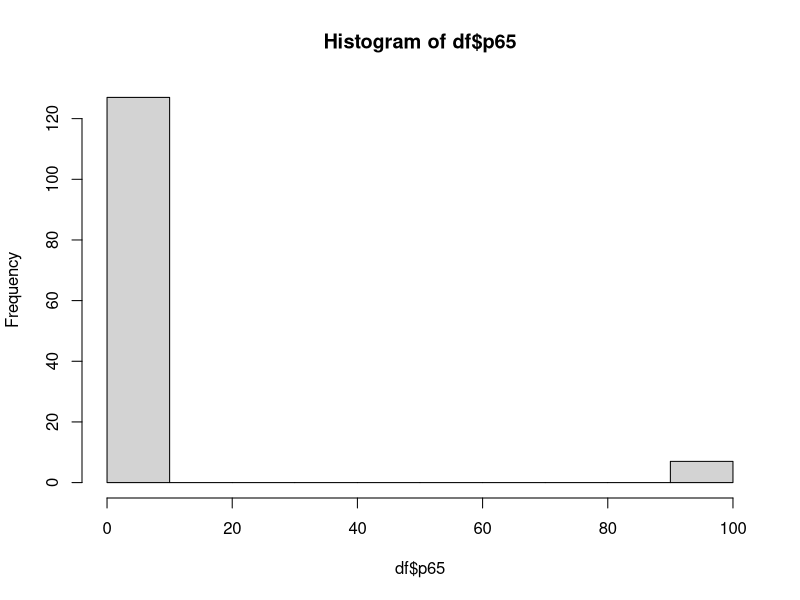
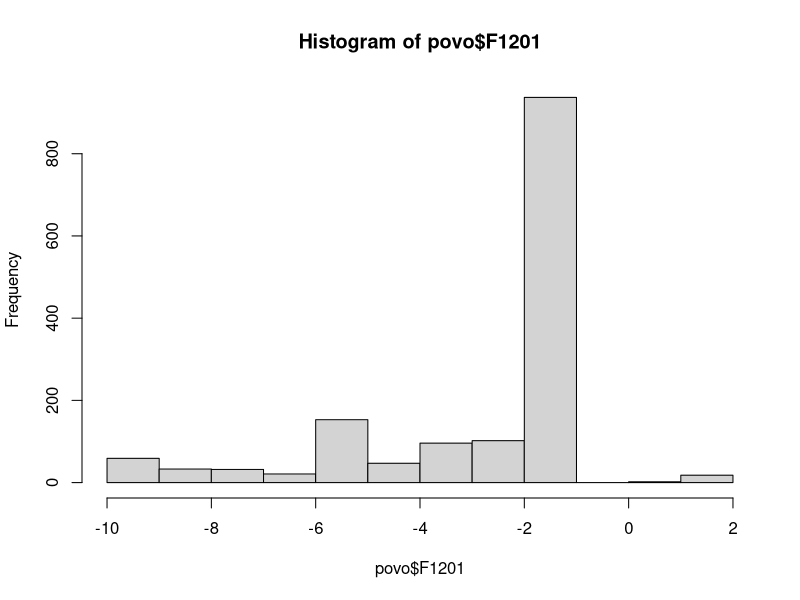
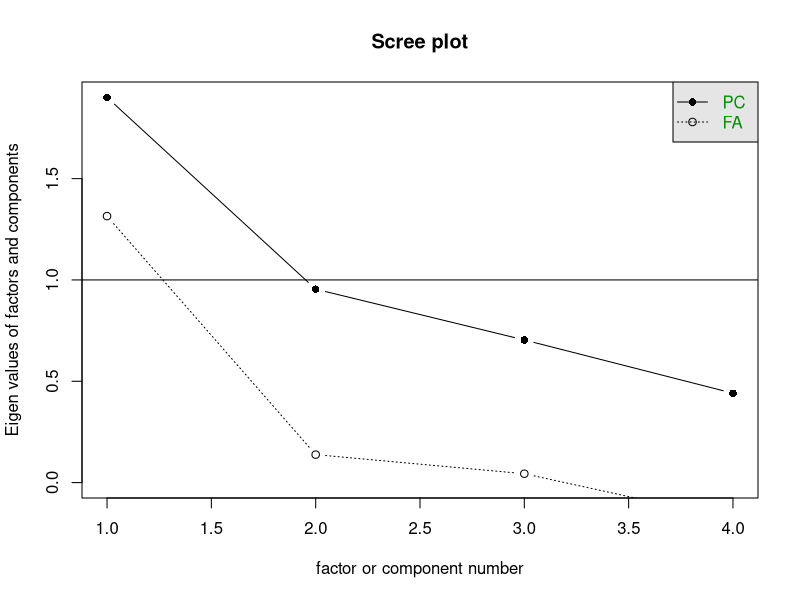

The R script that drew these images, in order: (Note: this script raises an error after producing the figures.)
#2005-2006
library(dplyr)
library(ggplot2)
library(gridExtra)
library(readr)
library(labelled)
library(psych)
library(lavaan)
library(semTools)
rm(list=ls())
povo <- read_csv("df5.csv")
povo$E179WVS[is.na(povo$E179WVS)] <- -55
table(povo$E179WVS)# abaixo os com mais de 20 , falta ver se tem pelo menos 3 deputados
#partidos WVS
#76001	BRA:Brazilian Democratic Movement = + q 20
#76002	BRA:Workers´ Party = + q 20
#76003	BRA:Brazilian Social Democracy Party = + q 20
#76004	BRA:Democratic Labour Party = + q 20
#76006	BRA:Liberal Front / Democrats = + q 20
#76007	BRA:Brazilian Labour Party = + q 20
#76010  BRA: Green Party -= + q 20 - NÃO TEM DEPUTADOS SUFICIE
#76009	BRA:Communist Party of Brazil = + q 20 - MAS NÃO TEM DEPUTADOS SUFICIE
#76029	BRA:Socialism and Liberty Party = + q 20 - MAS NÃO TEM DEPUTADOS SUFICIE
library(haven)
dffull <-read_sav("BASEDATOS_BRASIL_55.sav")
df <- remove_labels(dffull)
print(dffull$partido)
table(df$partido)#abaixo mais q três
#1    PT = + q 3 
#2  PMDB = + q 3
#3   PFL = + q 3
#4    PP = + q 3- MAS NÃO TEM POVO SUFICIE
#5   PTB = + q 3
#6  PSDB = + q 3
#7    PL = + q 3 - MAS NÃO TEM POVO SUFICIE
#8   PPS = + q 3 - MAS NÃO TEM POVO SUFICIE
#9   PSB = + q 3 - MAS NÃO TEM POVO SUFICIE
#10   PDT = + q 3

df$partido -> df$partido_formatoriginal
#publico
povo$partido <- NA
povo$partido[povo$E179WVS == 76001] <- "PMDB"
povo$partido[povo$E179WVS == 76002] <- "PT"
povo$partido[povo$E179WVS == 76003] <- "PSDB"
povo$partido[povo$E179WVS == 76004] <- "PDT"
povo$partido[povo$E179WVS == 76006] <- "PFL"
povo$partido[povo$E179WVS == 76007] <- "PTB"
table(povo$partido, useNA = "always")
#elite
df$partido <- NA
# Substituindo valores específicos de acordo com a tabela fornecida
df$partido[df$partido_formatoriginal == 2] <- "PMDB"
df$partido[df$partido_formatoriginal == 1] <- "PT"
df$partido[df$partido_formatoriginal == 6] <- "PSDB"
df$partido[df$partido_formatoriginal == 10] <- "PDT"
df$partido[df$partido_formatoriginal == 3] <- "PFL"
df$partido[df$partido_formatoriginal == 5] <- "PTB"
table(df$partido, useNA="always")

table(povo$E036)
# Recodificação recodifiquei 1 e 2 como 1; 3 e 4 como 2; 5 e 6 como 3; 7 e 8 como 4; e 9 e 10 como 5
str(povo$E036)
povo$E036 <- cut(povo$E036, breaks = c(0, 2, 4, 6, 8, 10), labels = c(1, 2, 3, 4, 5), include.lowest = TRUE)
table(povo$E036)
#OBS
#Obs no arquivo criar base
#print(df7$E036)#valores positivos proESTADO - inverter!
povo$E036 <- as.numeric(povo$E036)
table(povo$E036, useNA = "always")
summary(povo$E036)
-1*povo$E036 -> povo$proMercado
print(dffull$p28)#nao tem missing
df$proMercado <- df$p28
df$proMercado <- scales::rescale(df$proMercado, to = c(0, 1))
povo$proMercado <- scales::rescale(povo$proMercado, to = c(0, 1))
table(df$proMercado, useNA = "always")
table(povo$proMercado, useNA = "always")
summary(df$proMercado)
summary(povo$proMercado)
#fundamentalismo
print(dffull$p60b)#10 máxima religiosidade-- posicao fundamentalista
print(dffull$p64)#10 posição liberal - SEM NA (divórcio) # 
print(dffull$p65)#10 contra aborto - posicao fundamentalista


hist(df$p65)

povo$F1201 <- -1*povo$F120
hist(povo$F1201)
df$p65[df$p65==99]<-NA
df$p64[df$p64== 99]<-NA
df$p64 <- -1*df$p64#inverter
df$p60b#NA já cadastrados
summary(df$p64)#poucos NA
summary(df$p65)#poucos NA
summary(df$p60b)#Muitos NAS nao usar 


df <- subset(df, select=c(p60b,p64,p65,proMercado,partido))#remover NAS
summary(df)
df->dffull
complete5 <- function(...) {
  study <- dffull %>%
    select(...)
  
  return(study[complete.cases(study),])
}

df <- complete5(p60b,p64,p65,proMercado,partido)#como nao tem NA no proMercado
summary(df)
scree(df[,1:4])
pcaelite <-psych::principal(df[,1:4],2)
pcaelite#PRA TESTAR

model <- '
  # Especificação do modelo fatorial
  LiberalFundamentalismo =~ p60b + p64 + p65
 
  # Especificação das variâncias dos erros
  p60b ~~ p60b
  p64 ~~ p64
  p65 ~~ p65


'
# Ajuste do modelo de CFA
fit <- cfa(model, data = df)

summary(fit)
semTools::fitmeasures(fit, c("tli", "cfi", "rmsea", "srmr"))#
scores <- lavPredict(fit)
scores[,1] -> df$fundamentalismo
#

rm(model,scores,fit)
table(df$partido)
df <- subset(df, select=c(partido,proMercado,fundamentalismo))
df$partido <- as.factor(df$partido)
df$fundamentalismo <- scales::rescale(df$fundamentalismo, to = c(0, 1))
#

povo <- subset(povo, select=c(F118,F120,F028,F121,proMercado,partido))
summary(povo)
table(povo$F118)
povo$F118[povo$F118<0]<-NA
povo$F120[povo$F120<0]<-NA
povo$F121[povo$F121<0]<-NA
povo$F028[povo$F028<0]<-NA



#ver sentido das questões
#Obs no arquivo criar base
#sentidos originais das questões
#print(df7$F118)#liberal (valores positivos)CasGay
#print(df7$F120)#liberal (valores positivos)Aborto
#print(df7$F028)#valores positivos pouca religiosidade
#print(df7$F121)#valores positivos liberal (divorce)
#todos os valores positivos são liberal, basta inverter no score
#inverter no score(lembrete 1)


povofull <- povo


complete52 <- function(...) {
  study <- povofull %>%
    select(...)
  
  return(study[complete.cases(study),])
}

povo <- complete52(F118,F120,F028,F121,proMercado,partido)#como nao tem NA no proMercado
summary(povo)


scree(povo[,1:5])

pcapovo <-psych::principal(povo[,1:5],2)

pcapovo

model <- '
  # Especificação do modelo fatorial
  LiberalFundamentalismo =~ F118+F120+F028+F121

  # Especificação das variâncias dos erros
  F118 ~~ F118
  F121 ~~ F121
  F028 ~~ F028
  F120 ~~ F120

'
# Ajuste do modelo de CFA
fit <- cfa(model, data = povo)

summary(fit)
semTools::fitmeasures(fit, c("tli", "cfi", "rmsea", "srmr"))#
scores <- lavPredict(fit)
povo$fundamentalismo <- -1*scores[,1]#inverter (lembrete 1)
#

rm(model,scores,fit)
table(povo$partido)
povo <- subset(povo, select=c(partido,proMercado,fundamentalismo))
povo$partido <- as.factor(povo$partido)
povo$fundamentalismo <- scales::rescale(povo$fundamentalismo, to = c(0, 1))

#

#descritivas
pcapovo
pcaelite
#povo
summary(povo)


#
#elite
summary(df)


#comparador medias e medianas
#media
tapply(povo$proMercado, povo$partido, mean)#povo
tapply(df$proMercado, df$partido, mean)#elite
#mediana
tapply(povo$proMercado, povo$partido, median)#povo
tapply(df$proMercado, df$partido, median)#elite

#media
tapply(povo$fundamentalismo, povo$partido, mean)#povo
tapply(df$fundamentalismo, df$partido, mean)#elite
#mediana
tapply(povo$fundamentalismo, povo$partido, median)#povo
tapply(df$fundamentalismo, df$partido, median)#elite

#microgap



#
#macro gap proMercado
mean_povo_proMercado <- mean(povo$proMercado)
mean_elite_proMercado <- mean(df$proMercado)
macroGap_proMercado <- abs(mean_povo_proMercado-mean_elite_proMercado)
macroGap_proMercado#

# macro de cada partido
partidos <- unique(df$partido)

macroGap_proMercado <- sapply(partidos, function(partido) {
  mean_povo_proMercado <- mean(povo$proMercado[povo$partido == partido])
  mean_elite_proMercado <- mean(df$proMercado[df$partido == partido])
  abs(mean_povo_proMercado - mean_elite_proMercado)
})

result <- data.frame(partido = partidos, macroGap_proMercado = macroGap_proMercado)

#só aqui, verificação de se a função sapply deu certo
print(result)#3    PSDB         0.01006494
psdb_df <- subset(df, partido == "PSDB") #fiz um manual para testar se minha função sapply deu certo
psdb_povo <- subset(povo, partido == "PSDB")
mean_psdb_povo_proMercado <- mean(psdb_povo$proMercado)
mean_elite_psdb_proMercado <- mean(psdb_df$proMercado)
macroGap_psdb_proMercado <- abs(mean_psdb_povo_proMercado-mean_elite_psdb_proMercado)
macroGap_psdb_proMercado# [1] 0.01006494 ;  bateu? Si, usar a função nas próximas situações



# Resultado
print(result)#aqui!

#microGap proMercado
povo$microGap_proMercado <- abs(povo$proMercado - mean_elite_proMercado)
mean(povo$microGap_proMercado)
# Calcular a média de povo$microGap_proMercado por povo$partido
mean_microgap_by_partido_proMercado <- tapply(povo$microGap_proMercado, povo$partido, mean)

# Resultado
print(mean_microgap_by_partido_proMercado)#aqui!

summary(povo$microGap_proMercado)#descritivas

#macro gap fundamentalismo
mean_povo_fundamentalismo <- mean(povo$fundamentalismo)
mean_elite_fundamentalismo <- mean(df$fundamentalismo)
macroGap_fundamentalismo <- abs(mean_povo_fundamentalismo-mean_elite_fundamentalismo)
macroGap_fundamentalismo#

# macro de cada partido
partidos <- unique(df$partido)

macroGap_fundamentalismo <- sapply(partidos, function(partido) {
  mean_povo_fundamentalismo <- mean(povo$fundamentalismo[povo$partido == partido])
  mean_elite_fundamentalismo <- mean(df$fundamentalismo[df$partido == partido])
  abs(mean_povo_fundamentalismo - mean_elite_fundamentalismo)
})

result <- data.frame(partido = partidos, macroGap_fundamentalismo = macroGap_fundamentalismo)

#resultado macro gap por partido
print(result)#aqui!


#microGap fundamentalismo
povo$microGap_fundamentalismo <- abs(povo$fundamentalismo - mean_elite_fundamentalismo)
mean(povo$microGap_fundamentalismo)
# Calcular a média de povo$microGap_fundamentalismo por povo$partido
mean_microgap_by_partido_fundamentalismo <- tapply(povo$microGap_fundamentalismo, povo$partido, mean)

# Resultado
print(mean_microgap_by_partido_fundamentalismo)#aqui!

summary(povo$microGap_fundamentalismo)#descritivas


#
#histogramas

df$base <- "Elite" 
povo$base <- "Povo"


merge <- full_join(df,povo)

#proMercado povo

proMercado_tab1 <- ggplot(povo, aes(proMercado)) +
  geom_histogram(fill = "steelblue", bins = 30) +
  theme(axis.text.y = element_blank(),
        axis.title.y = element_blank()) +
  labs(x = "Pró Mercado", title = "Público; distribuição")+theme_minimal()
proMercado_tab1#para testar
#proMercado elite
proMercado_tab2 <- ggplot(df, aes(proMercado)) +
  geom_histogram(fill = "red", bins = 30) +
  theme(axis.text.y = element_blank(),
        axis.title.y = element_blank()) +
  labs(x = "Pró Mercado", title = "Elite; distribuição")+theme_minimal()
proMercado_tab2#para testar

#microGap proMercado
proMercado_tab3 <- ggplot(povo, aes(microGap_proMercado)) +
  geom_histogram(fill = "black", bins = 30) +
  theme(axis.text.y = element_blank(),
        axis.title.y = element_blank()) +
  labs(x = "Micro Gap Pró Mercado", title = "Micro Gap; distribuição")+theme_minimal()
proMercado_tab3#para testar

# Gráfico de caixa de povo$microGap_proMercado por categoria de povo$partido
proMercado_tab4 <- ggplot(povo, aes(x = partido, y = microGap_proMercado, fill = partido)) +
  geom_boxplot() +
  labs(x = "Partido", y = "microGap_proMercado") +
  scale_fill_discrete(name = "Partido") +
  ggtitle("Micro Gap Visão Pró Mercado por partido; distribuição")
proMercado_tab4#testar
# Gráfico de caixa de df$proMercado por categoria de df$partido
proMercado_tab5 <- ggplot(df, aes(x = partido, y = proMercado, fill = partido)) +
  geom_boxplot() +
  labs(x = "Partido", y = "proMercado") +
  scale_fill_discrete(name = "Partido") +
  ggtitle("Posição das elites Visão Pró Mercado por partido; distribuição")
proMercado_tab5#testar


# Gráfico de caixa de povo$proMercado por categoria de df$partido
proMercado_tab6<- ggplot(povo, aes(x = partido, y = proMercado, fill = partido)) +
  geom_boxplot() +
  labs(x = "Partido", y = "proMercado") +
  scale_fill_discrete(name = "Partido") +
  ggtitle("Posição do público Visão Pró Mercado por partido; distribuição")
proMercado_tab6#testar

# Definir as dimensões da área de plotagem
grid.arrange(proMercado_tab5,proMercado_tab2,proMercado_tab6,proMercado_tab1,proMercado_tab4,
             proMercado_tab3)

#merge tabela 7
# Transformar a variável merge$base em um fator
merge$base_factor <- factor(merge$base)

# Criar o gráfico com facet_wrap
proMercado_tab7 <- ggplot(merge, aes(x = partido, y = proMercado, fill = partido)) +
  geom_boxplot() +
  labs(x = "Partido", y = "proMercado") +
  scale_fill_discrete(name = "Partido") +
  ggtitle("Visão Pró Mercado por partido; distribuição") +
  facet_wrap(~ base_factor)  # Adicionando o facet_wrap

proMercado_tab7


#

#fundamentalismo povo

fundamentalismo_tab1 <- ggplot(povo, aes(fundamentalismo)) +
  geom_histogram(fill = "steelblue", bins = 30) +
  theme(axis.text.y = element_blank(),
        axis.title.y = element_blank()) +
  labs(x = "Fundamentalismo", title = "Público; distribuição")+theme_minimal()
fundamentalismo_tab1#para testar
#fundamentalismo elite
fundamentalismo_tab2 <- ggplot(df, aes(fundamentalismo)) +
  geom_histogram(fill = "red", bins = 30) +
  theme(axis.text.y = element_blank(),
        axis.title.y = element_blank()) +
  labs(x = "Fundamentalismo", title = "Elite; distribuição")+theme_minimal()
fundamentalismo_tab2#para testar

#microGap fundamentalismo
fundamentalismo_tab3 <- ggplot(povo, aes(microGap_fundamentalismo)) +
  geom_histogram(fill = "black", bins = 30) +
  theme(axis.text.y = element_blank(),
        axis.title.y = element_blank()) +
  labs(x = "Micro Gap Fundamentalismo", title = "Micro Gap; distribuição")+theme_minimal()
fundamentalismo_tab3#para testar

# Gráfico de caixa de povo$microGap_fundamentalismo por categoria de povo$partido
fundamentalismo_tab4 <- ggplot(povo, aes(x = partido, y = microGap_fundamentalismo, fill = partido)) +
  geom_boxplot() +
  labs(x = "Partido", y = "microGap_fundamentalismo") +
  scale_fill_discrete(name = "Partido") +
  ggtitle("Micro Gap Liberal / Fundamentalismo por partido; distribuição")
fundamentalismo_tab4#testar
# Gráfico de caixa de df$fundamentalismo por categoria de df$partido
fundamentalismo_tab5 <- ggplot(df, aes(x = partido, y = fundamentalismo, fill = partido)) +
  geom_boxplot() +
  labs(x = "Partido", y = "fundamentalismo") +
  scale_fill_discrete(name = "Partido") +
  ggtitle("Posição das elites Liberal / Fundamentalismo por partido; distribuição")
fundamentalismo_tab5#testar


# Gráfico de caixa de povo$fundamentalismo por categoria de df$partido
fundamentalismo_tab6<- ggplot(povo, aes(x = partido, y = fundamentalismo, fill = partido)) +
  geom_boxplot() +
  labs(x = "Partido", y = "fundamentalismo") +
  scale_fill_discrete(name = "Partido") +
  ggtitle("Posição do público Liberal / Fundamentalismo  por partido; distribuição")
fundamentalismo_tab6#testar

# Definir as dimensões da área de plotagem
grid.arrange(fundamentalismo_tab5,fundamentalismo_tab2,fundamentalismo_tab6,fundamentalismo_tab1,fundamentalismo_tab4,
             fundamentalismo_tab3)
#
#merge tabela 7
# Transformar a variável merge$base em um fator
merge$base_factor <- factor(merge$base)

# Criar o gráfico com facet_wrap
fundamentalismo_tab7 <- ggplot(merge, aes(x = partido, y = fundamentalismo, fill = partido)) +
  geom_boxplot() +
  labs(x = "Partido", y = "fundamentalismo") +
  scale_fill_discrete(name = "Partido") +
  ggtitle("Visão Fundamentalistas por partido; distribuição") +
  facet_wrap(~ base_factor)  # Adicionando o facet_wrap

fundamentalismo_tab7

#puxar pra pasta graficos oscilacao
summary(povo)
povo$microGap_fundamentalismo -> povo$microGap
povo_fundamentalismo <- subset(povo, select=c(partido,microGap))
povo_fundamentalismo$Dimensão <- "Liberal / Fundamentalismo adaptado"
povo_fundamentalismo$Período <- "2005-2006"
summary(povo_fundamentalismo)
write.csv(povo_fundamentalismo,
          "C:/Users/grego/OneDrive/Desktop/work/Congruencia so brasil/graficos oscilacao no tempo/fund05_06.csv")
